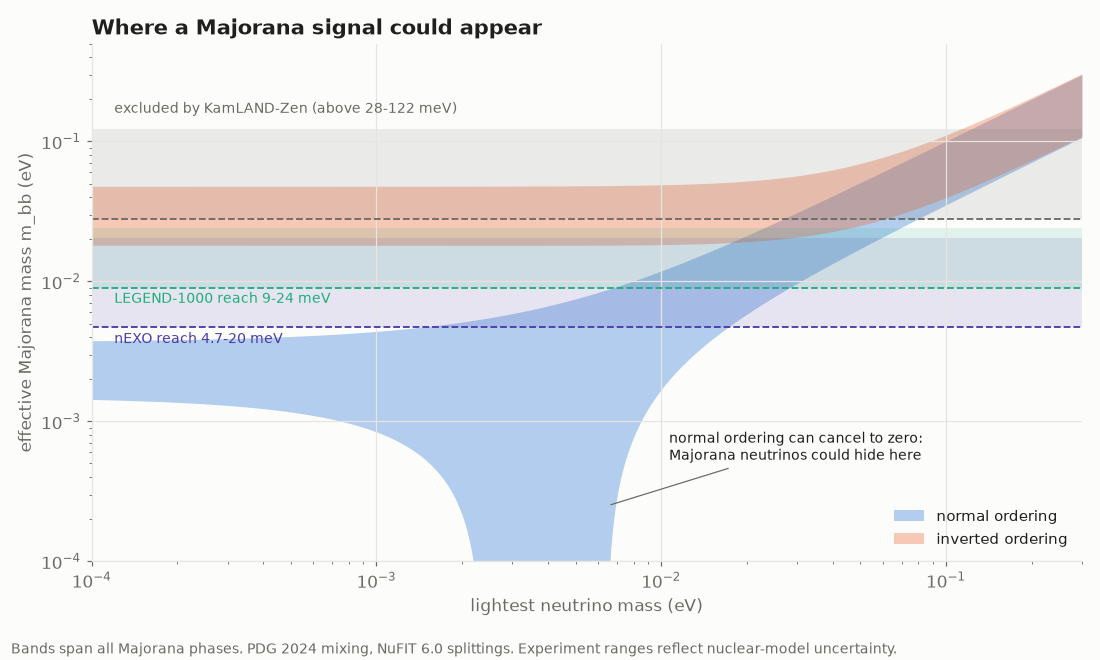

This chart was generated by the following Python code:
"""Chart: effective Majorana mass band vs lightest neutrino mass.

Same formulas and inputs as `origin majorana` (origin/src/analysis/majorana.zig):
PDG 2024 mixing (sin^2 t12 = 0.307, sin^2 t13 = 0.0219), NuFIT 6.0 splittings
(7.49e-5, 2.513e-3 eV^2). Bands span all Majorana phases.
"""
import sys
from math import sqrt
from pathlib import Path

import numpy as np

sys.path.insert(0, str(Path(__file__).parent.parent / "prime-oscillators"))
import chartstyle as cs  # noqa: E402
import matplotlib.pyplot as plt  # noqa: E402

S12, S13 = 0.307, 0.0219
DM21, DM31 = 7.49e-5, 2.513e-3
W = np.array([(1 - S12) * (1 - S13), S12 * (1 - S13), S13])


def masses(l, inverted):
    if inverted:
        dm32 = DM31 - DM21
        return np.array([sqrt(l * l + dm32 - DM21), sqrt(l * l + dm32), l])
    return np.array([l, sqrt(l * l + DM21), sqrt(l * l + DM31)])


def band(l, inverted):
    t = W * masses(l, inverted)
    return max(0.0, 2 * t.max() - t.sum()), t.sum()


ls = np.geomspace(1e-4, 0.3, 600)
fig, ax = plt.subplots(figsize=cs.FIGSIZE)
ax.set_xscale("log")
ax.set_yscale("log")
for inverted, colour, name in [(False, "#2a78d6", "normal ordering"), (True, "#eb6834", "inverted ordering")]:
    lo, hi = zip(*[band(l, inverted) for l in ls])
    lo = np.maximum(np.array(lo), 1e-5)
    ax.fill_between(ls, lo, hi, color=colour, alpha=0.35, lw=0, label=name)
for name, a, b, colour in [("KamLAND-Zen 800 limit", 0.028, 0.122, "#6b6a64"), ("LEGEND-1000 reach", 0.009, 0.024, "#1baf7a"),
                           ("nEXO reach", 0.0047, 0.0203, "#4a3aa7")]:
    ax.axhspan(a, b, color=colour, alpha=0.12, lw=0)
    ax.axhline(a, color=colour, lw=1.2, ls="--")
ax.annotate("excluded by KamLAND-Zen (above 28-122 meV)", (1.2e-4, 0.16), fontsize=9, color=cs.INK_2)
ax.annotate("LEGEND-1000 reach 9-24 meV", (1.2e-4, 0.0095), xytext=(0, -12), textcoords="offset points", fontsize=9, color="#1baf7a")
ax.annotate("nEXO reach 4.7-20 meV", (1.2e-4, 0.0049), xytext=(0, -12), textcoords="offset points", fontsize=9, color="#4a3aa7")
ax.annotate("normal ordering can cancel to zero:\nMajorana neutrinos could hide here", (6.5e-3, 2.5e-4), xytext=(40, 30),
            textcoords="offset points", fontsize=9, ha="left", arrowprops=dict(arrowstyle="-", color=cs.INK_2, lw=0.8))
ax.set_xlim(1e-4, 0.3)
ax.set_ylim(1e-4, 0.5)
ax.set_xlabel("lightest neutrino mass (eV)")
ax.set_ylabel("effective Majorana mass m_bb (eV)")
ax.set_title("Where a Majorana signal could appear")
ax.legend(loc="lower right")
cs.footer(fig, "Bands span all Majorana phases. PDG 2024 mixing, NuFIT 6.0 splittings. Experiment ranges reflect nuclear-model uncertainty.")
cs.save(fig, Path(__file__).parent / "lobster.png")
